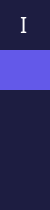
     <widget class="QFrame" name="short_menu_bar_frame">
      <property name="enabled">
       <bool>true</bool>
      </property>
      <property name="minimumSize">
       <size>
        <width>50</width>
        <height>0</height>
       </size>
      </property>
      <property name="maximumSize">
       <size>
        <width>50</width>
        <height>16777215</height>
       </size>
      </property>
      <property name="styleSheet">
       <string notr="true">background-color: rgb(29, 29, 65);
border-radius: 20px;
border-top-left-radius: 0;
border-bottom-left-radius: 0;</string>
      </property>
      <property name="frameShape">
       <enum>QFrame::Shape::StyledPanel</enum>
      </property>
      <property name="frameShadow">
       <enum>QFrame::Shadow::Raised</enum>
      </property>
      <layout class="QVBoxLayout" name="verticalLayout_8">
       <property name="spacing">
        <number>0</number>
       </property>
       <property name="leftMargin">
        <number>0</number>
       </property>
       <property name="topMargin">
        <number>0</number>
       </property>
       <property name="rightMargin">
        <number>0</number>
       </property>
       <property name="bottomMargin">
        <number>0</number>
       </property>
       <item>
        <widget class="QFrame" name="frame_38">
         <property name="styleSheet">
          <string notr="true">margin: 5px 0;
background: 0;</string>
         </property>
         <property name="frameShape">
          <enum>QFrame::Shape::StyledPanel</enum>
         </property>
         <property name="frameShadow">
          <enum>QFrame::Shadow::Raised</enum>
         </property>
         <layout class="QHBoxLayout" name="horizontalLayout_27">
          <property name="spacing">
           <number>0</number>
          </property>
          <property name="leftMargin">
           <number>0</number>
          </property>
          <property name="topMargin">
           <number>0</number>
          </property>
          <property name="rightMargin">
           <number>0</number>
          </property>
          <property name="bottomMargin">
           <number>0</number>
          </property>
          <item>
           <spacer name="horizontalSpacer_30">
            <property name="orientation">
             <enum>Qt::Orientation::Horizontal</enum>
            </property>
            <property name="sizeHint" stdset="0">
             <size>
              <width>40</width>
              <height>20</height>
             </size>
            </property>
           </spacer>
          </item>
          <item>
           <widget class="QLabel" name="label_33">
            <property name="font">
             <font>
              <family>Beverley</family>
              <pointsize>16</pointsize>
             </font>
            </property>
            <property name="cursor">
             <cursorShape>PointingHandCursor</cursorShape>
            </property>
            <property name="styleSheet">
             <string notr="true">color: rgb(255, 255, 255);</string>
            </property>
            <property name="text">
             <string>I</string>
            </property>
           </widget>
          </item>
          <item>
           <spacer name="horizontalSpacer_31">
            <property name="orientation">
             <enum>Qt::Orientation::Horizontal</enum>
            </property>
            <property name="sizeHint" stdset="0">
             <size>
              <width>40</width>
              <height>20</height>
             </size>
            </property>
           </spacer>
          </item>
         </layout>
        </widget>
       </item>
       <item>
        <widget class="QFrame" name="menu_dashboard_frame_2">
         <property name="minimumSize">
          <size>
           <width>0</width>
           <height>40</height>
          </size>
         </property>
         <property name="styleSheet">
          <string notr="true">background-color: rgb(99, 89, 233);
border-radius: 0;</string>
         </property>
         <property name="frameShape">
          <enum>QFrame::Shape::StyledPanel</enum>
         </property>
         <property name="frameShadow">
          <enum>QFrame::Shadow::Raised</enum>
         </property>
         <layout class="QHBoxLayout" name="horizontalLayout_28">
          <property name="spacing">
           <number>0</number>
          </property>
          <property name="leftMargin">
           <number>0</number>
          </property>
          <property name="topMargin">
           <number>0</number>
          </property>
          <property name="rightMargin">
           <number>0</number>
          </property>
          <property name="bottomMargin">
           <number>0</number>
          </property>
          <item>
           <spacer name="horizontalSpacer_32">
            <property name="orientation">
             <enum>Qt::Orientation::Horizontal</enum>
            </property>
            <property name="sizeHint" stdset="0">
             <size>
              <width>40</width>
              <height>20</height>
             </size>
            </property>
           </spacer>
          </item>
          <item>
           <widget class="QPushButton" name="open_panel_btn_1">
            <property name="cursor">
             <cursorShape>PointingHandCursor</cursorShape>
            </property>
            <property name="icon">
             <iconset>
              <selectedon>:/icons/icons/icon-dashboard.png</selectedon>
             </iconset>
            </property>
            <property name="iconSize">
             <size>
              <width>18</width>
              <height>18</height>
             </size>
            </property>
            <property name="autoRepeat">
             <bool>false</bool>
            </property>
            <property name="autoExclusive">
             <bool>false</bool>
            </property>
           </widget>
          </item>
          <item>
           <spacer name="horizontalSpacer_33">
            <property name="orientation">
             <enum>Qt::Orientation::Horizontal</enum>
            </property>
            <property name="sizeHint" stdset="0">
             <size>
              <width>40</width>
              <height>20</height>
             </size>
            </property>
           </spacer>
          </item>
         </layout>
        </widget>
       </item>
       <item>
        <widget class="QFrame" name="menu_settings_frame_2">
         <property name="minimumSize">
          <size>
           <width>0</width>
           <height>40</height>
          </size>
         </property>
         <property name="styleSheet">
          <string notr="true">border-radius: 0;</string>
         </property>
         <property name="frameShape">
          <enum>QFrame::Shape::StyledPanel</enum>
         </property>
         <property name="frameShadow">
          <enum>QFrame::Shadow::Raised</enum>
         </property>
         <layout class="QHBoxLayout" name="horizontalLayout_29">
          <property name="spacing">
           <number>0</number>
          </property>
          <property name="leftMargin">
           <number>0</number>
          </property>
          <property name="topMargin">
           <number>0</number>
          </property>
          <property name="rightMargin">
           <number>0</number>
          </property>
          <property name="bottomMargin">
           <number>0</number>
          </property>
          <item>
           <spacer name="horizontalSpacer_34">
            <property name="orientation">
             <enum>Qt::Orientation::Horizontal</enum>
            </property>
            <property name="sizeHint" stdset="0">
             <size>
              <width>40</width>
              <height>20</height>
             </size>
            </property>
           </spacer>
          </item>
          <item>
           <widget class="QPushButton" name="open_edit_btn_1">
            <property name="cursor">
             <cursorShape>PointingHandCursor</cursorShape>
            </property>
            <property name="icon">
             <iconset resource="../images/images.qrc">
              <normaloff>:/icons/icons/icon-edit.png</normaloff>:/icons/icons/icon-edit.png</iconset>
            </property>
            <property name="iconSize">
             <size>
              <width>18</width>
              <height>18</height>
             </size>
            </property>
           </widget>
          </item>
          <item>
           <spacer name="horizontalSpacer_35">
            <property name="orientation">
             <enum>Qt::Orientation::Horizontal</enum>
            </property>
            <property name="sizeHint" stdset="0">
             <size>
              <width>40</width>
              <height>20</height>
             </size>
            </property>
           </spacer>
          </item>
         </layout>
        </widget>
       </item>
       <item>
        <widget class="QFrame" name="menu_settings_frame_3">
         <property name="minimumSize">
          <size>
           <width>0</width>
           <height>40</height>
          </size>
         </property>
         <property name="styleSheet">
          <string notr="true">border-radius: 0;</string>
         </property>
         <property name="frameShape">
          <enum>QFrame::Shape::StyledPanel</enum>
         </property>
         <property name="frameShadow">
          <enum>QFrame::Shadow::Raised</enum>
         </property>
         <layout class="QHBoxLayout" name="horizontalLayout_31">
          <property name="spacing">
           <number>0</number>
          </property>
          <property name="leftMargin">
           <number>0</number>
          </property>
          <property name="topMargin">
           <number>0</number>
          </property>
          <property name="rightMargin">
           <number>0</number>
          </property>
          <property name="bottomMargin">
           <number>0</number>
          </property>
          <item>
           <spacer name="horizontalSpacer_38">
            <property name="orientation">
             <enum>Qt::Orientation::Horizontal</enum>
            </property>
            <property name="sizeHint" stdset="0">
             <size>
              <width>40</width>
              <height>20</height>
             </size>
            </property>
           </spacer>
          </item>
          <item>
           <widget class="QPushButton" name="open_settings_btn_1">
            <property name="cursor">
             <cursorShape>PointingHandCursor</cursorShape>
            </property>
            <property name="icon">
             <iconset>
              <selectedon>:/icons/icons/Icon-settings.png</selectedon>
             </iconset>
            </property>
            <property name="iconSize">
             <size>
              <width>18</width>
              <height>18</height>
             </size>
            </property>
           </widget>
          </item>
          <item>
           <spacer name="horizontalSpacer_39">
            <property name="orientation">
             <enum>Qt::Orientation::Horizontal</enum>
            </property>
            <property name="sizeHint" stdset="0">
             <size>
              <width>40</width>
              <height>20</height>
             </size>
            </property>
           </spacer>
          </item>
         </layout>
        </widget>
       </item>
       <item>
        <spacer name="verticalSpacer_4">
         <property name="orientation">
          <enum>Qt::Orientation::Vertical</enum>
         </property>
         <property name="sizeHint" stdset="0">
          <size>
           <width>20</width>
           <height>40</height>
          </size>
         </property>
        </spacer>
       </item>
      </layout>
     </widget>
